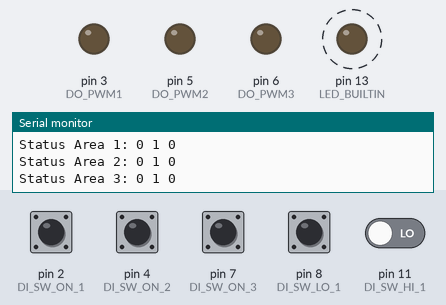
Recording of a sketch running on a simulated Arduino Nano, built with avr-gcc and run on an emulated ATmega328P. Parts: output pins drawn as LEDs (lit = HIGH), the last lines printed to the serial monitor. Dashed ring = blinking. The inputs (shaded band) are chosen by the test bench; at power-on: pin 8 (DI_SW_LO_1) HIGH, pin 2 (DI_SW_ON_1), pin 4 (DI_SW_ON_2), pin 7 (DI_SW_ON_3), pin 11 (DI_SW_HI_1) LOW.

Above: at 2.7 s.
2.8 s: pin 2 (DI_SW_ON_1) pulled HIGH for 1 s
At 4.4 s:
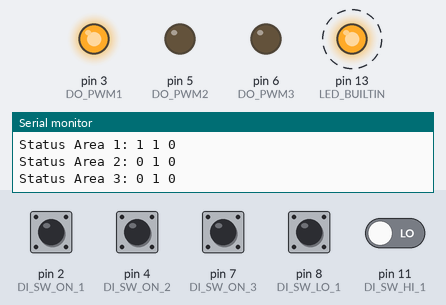
5.9 s: pin 4 (DI_SW_ON_2) pulled HIGH for 1 s
At 7.4 s:
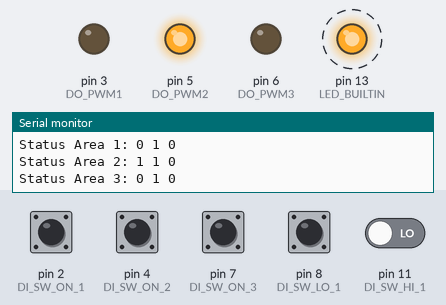
9.0 s: pin 7 (DI_SW_ON_3) pulled HIGH for 1 s
At 10.4 s:
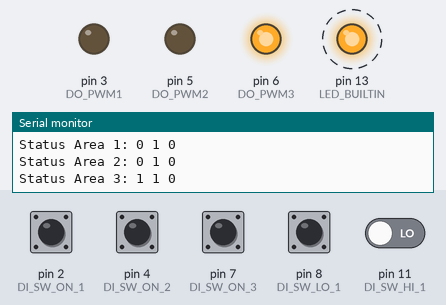
12.1 s: pin 2 (DI_SW_ON_1) driven HIGH and pin 11 (DI_SW_HI_1) driven HIGH
At 13.4 s:
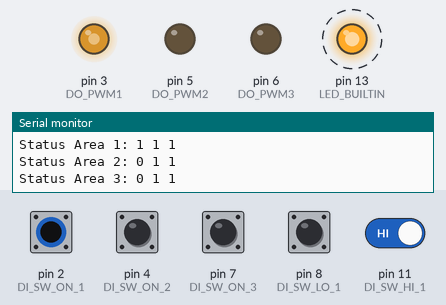
15.2 s: pin 8 (DI_SW_LO_1) pulled LOW for 0.4 s
At 16.4 s:
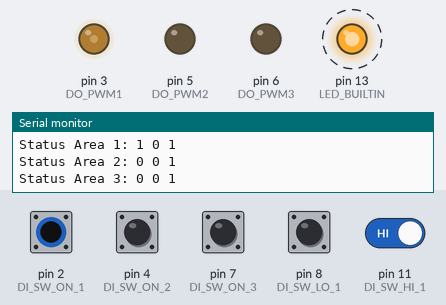
18.3 s: pin 11 (DI_SW_HI_1) driven LOW
At 19.4 s:
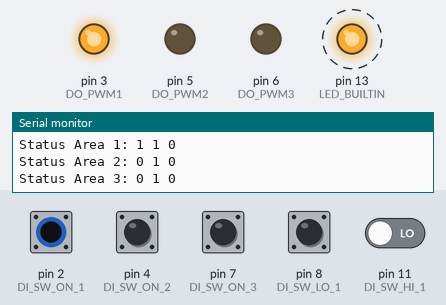
Timing chart, 0 to 22.4 s (numbered marks = the images above; inputs shaded):
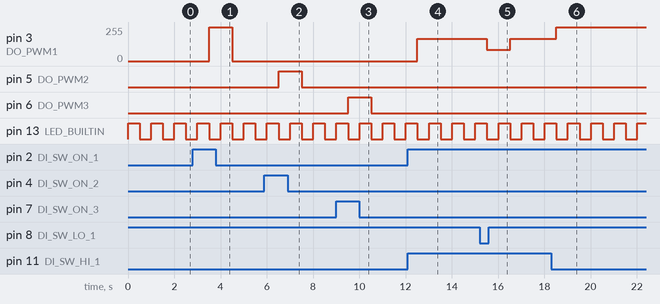

Measured:
- after the input at 2.8 s, pin 3 (DO_PWM1): 0/255 → 255/255 after 0.71 s, → 0/255 1.0 s later
- after the input at 5.9 s, pin 5 (DO_PWM2): LOW → HIGH after 0.61 s, → LOW 1.0 s later
- after the input at 9.0 s, pin 6 (DO_PWM3): LOW → HIGH after 0.51 s, → LOW 1.0 s later
- after the input at 12.1 s, pin 3 (DO_PWM1): 0/255 → 168/255 after 0.42 s
- after the input at 15.2 s, pin 3 (DO_PWM1): 168/255 → 84/255 after 0.32 s, → 168/255 1.0 s later
- after the input at 18.3 s, pin 3 (DO_PWM1): 168/255 → 255/255 after 0.23 s
- by itself, pin 13 (LED_BUILTIN): alternates HIGH for 0.50 s and LOW for 0.50 s

The sketch:

Fritz_InfraChair_Proto.ino
```cpp
/*
  Important note: ATmega328P (Old Bootloader)
  https://store.arduino.cc/arduino-nano

*/
#define DO_PWM1 3
#define DO_PWM2 5
#define DO_PWM3 6

#define DI_SW_ON_1  2
#define DI_SW_ON_2  4
#define DI_SW_ON_3  7

#define DI_SW_LO_1  8
#define DI_SW_LO_2  8 //9
#define DI_SW_LO_3  8 //10

#define DI_SW_HI_1  11
#define DI_SW_HI_2  11  //12
#define DI_SW_HI_3  11  //13

void setup() {
  // put your setup code here, to run once:
  Serial.begin(115200);
  pinMode(LED_BUILTIN, OUTPUT);
//  pinMode(LED_BUILTIN, INPUT);

  analogWrite(DO_PWM1, 0);
  analogWrite(DO_PWM2, 0);
  analogWrite(DO_PWM3, 0);

  pinMode(DO_PWM1, OUTPUT);
  pinMode(DO_PWM2, OUTPUT);
  pinMode(DO_PWM3, OUTPUT);

  pinMode(DI_SW_ON_1, INPUT);
  pinMode(DI_SW_ON_2, INPUT);
  pinMode(DI_SW_ON_3, INPUT);

  Serial.println("Setup Martin Fritz InfraChair Demo Build 2020-02-16");
  Serial.println("(c) Maximilian Johannes Wurmitzer, Welando GmbH 2020");
  digitalWrite(LED_BUILTIN, HIGH);
  delay(500);
  digitalWrite(LED_BUILTIN, LOW);
  delay(500);
  digitalWrite(LED_BUILTIN, HIGH);
  delay(500);

}

void loop() {
  // put your main code here, to run repeatedly:
  digitalWrite(LED_BUILTIN, LOW);
  delay(500);
  digitalWrite(LED_BUILTIN, HIGH);
  delay(500);
  Serial.print("Status Area 1: "); Serial.print(digitalRead(DI_SW_ON_1)); Serial.print(" "); Serial.print(digitalRead(DI_SW_LO_1)); Serial.print(" ");  Serial.print(digitalRead(DI_SW_HI_1)); Serial.print(" "); Serial.println();
  Serial.print("Status Area 2: "); Serial.print(digitalRead(DI_SW_ON_2)); Serial.print(" "); Serial.print(digitalRead(DI_SW_LO_2)); Serial.print(" ");  Serial.print(digitalRead(DI_SW_HI_2)); Serial.print(" "); Serial.println();
  Serial.print("Status Area 3: "); Serial.print(digitalRead(DI_SW_ON_3)); Serial.print(" "); Serial.print(digitalRead(DI_SW_LO_3)); Serial.print(" ");  Serial.print(digitalRead(DI_SW_HI_3)); Serial.print(" "); Serial.println();
  Serial.println();

  if (digitalRead(DI_SW_ON_1)){
    // Area ON
    if (!digitalRead(DI_SW_LO_1) && digitalRead(DI_SW_HI_1)){
      // LOW: LO ON and HI OFF
      analogWrite(DO_PWM1, 84);
    }
    else if (digitalRead(DI_SW_LO_1) && digitalRead(DI_SW_HI_1)){
      // MID: LO OFF and HI OFF
      analogWrite(DO_PWM1, 168);
    }
    else if (digitalRead(DI_SW_LO_1) && !digitalRead(DI_SW_HI_1)){
      // HIG: LO OFF and HI ON
      analogWrite(DO_PWM1, 255);
    }
    else{
      analogWrite(DO_PWM1, 0);
    }
  }
  else{
    // Area OFF
    analogWrite(DO_PWM1, 0);
  }

  if (digitalRead(DI_SW_ON_2)){
    // Area ON
    if (!digitalRead(DI_SW_LO_2) && digitalRead(DI_SW_HI_2)){
      // LOW: LO ON and HI OFF
      analogWrite(DO_PWM2, 84);
    }
    else if (digitalRead(DI_SW_LO_2) && digitalRead(DI_SW_HI_2)){
      // MID: LO OFF and HI OFF
      analogWrite(DO_PWM2, 168);
    }
    else if (digitalRead(DI_SW_LO_2) && !digitalRead(DI_SW_HI_2)){
      // HIG: LO OFF and HI ON
      analogWrite(DO_PWM2, 255);
    }
    else{
      analogWrite(DO_PWM2, 0);
    }
  }
  else{
    // Area OFF
    analogWrite(DO_PWM2, 0);
  }

  if (digitalRead(DI_SW_ON_3)){
  // Area ON
  if (!digitalRead(DI_SW_LO_3) && digitalRead(DI_SW_HI_3)){
    // LOW: LO ON and HI OFF
    analogWrite(DO_PWM3, 84);
  }
  else if (digitalRead(DI_SW_LO_3) && digitalRead(DI_SW_HI_3)){
    // MID: LO OFF and HI OFF
    analogWrite(DO_PWM3, 168);
  }
  else if (digitalRead(DI_SW_LO_3) && !digitalRead(DI_SW_HI_3)){
    // HIG: LO OFF and HI ON
    analogWrite(DO_PWM3, 255);
  }
  else{
    analogWrite(DO_PWM3, 0);
  }
}
else{
  // Area OFF
  analogWrite(DO_PWM3, 0);
}

}
```
